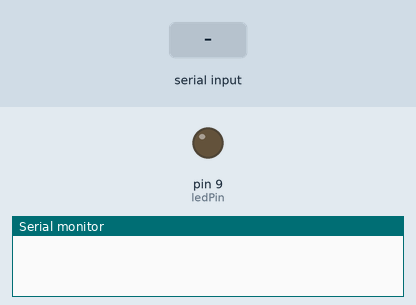
Simulated run of this sketch. Board: Arduino Uno, built with avr-gcc and run on an emulated ATmega328P. On the bench: output pins drawn as LEDs (lit = HIGH), the last lines printed to the serial monitor. The inputs (shaded band) are chosen by the test bench.

Above: at 1.2 s.
1.3 s: "1" received over Serial
At 1.7 s:
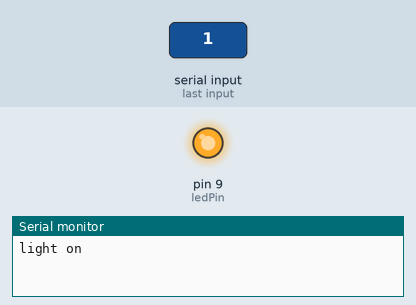
2.8 s: "0" received over Serial
At 4.0 s:
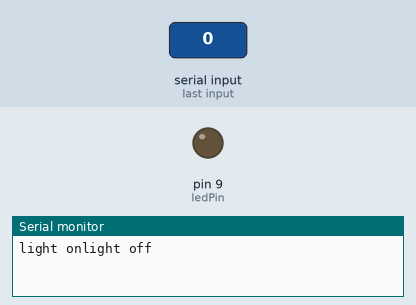
Timing chart, 0 to 5.8 s (numbered marks = the images above; inputs shaded):
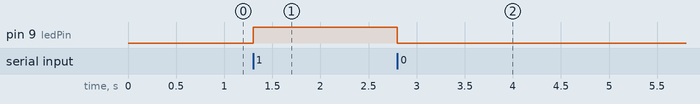

Measured:
- after the input at 1.3 s, pin 9 (ledPin): LOW → HIGH at once
- after the input at 2.8 s, pin 9 (ledPin): HIGH → LOW at once

The sketch:

servoled.ino
```cpp
int incomingByte = 0;
int ledPin = 9;
String in;
void setup(){
pinMode(ledPin, OUTPUT);
Serial.begin(9600);
}

void loop(){

if (Serial.available() > 0) {
// read the incoming byte:
incomingByte = Serial.read();
//in=Serial.readString();


// say what you got:
if(incomingByte == '1') { // ASCII printable characters: 49 means number 1
 digitalWrite(ledPin, HIGH);
 Serial.print("light on");
} else if(incomingByte == '0') { // ASCII printable characters: 48 means number 0
 digitalWrite(ledPin, LOW);
 Serial.print("light off");

}
}

}
```
